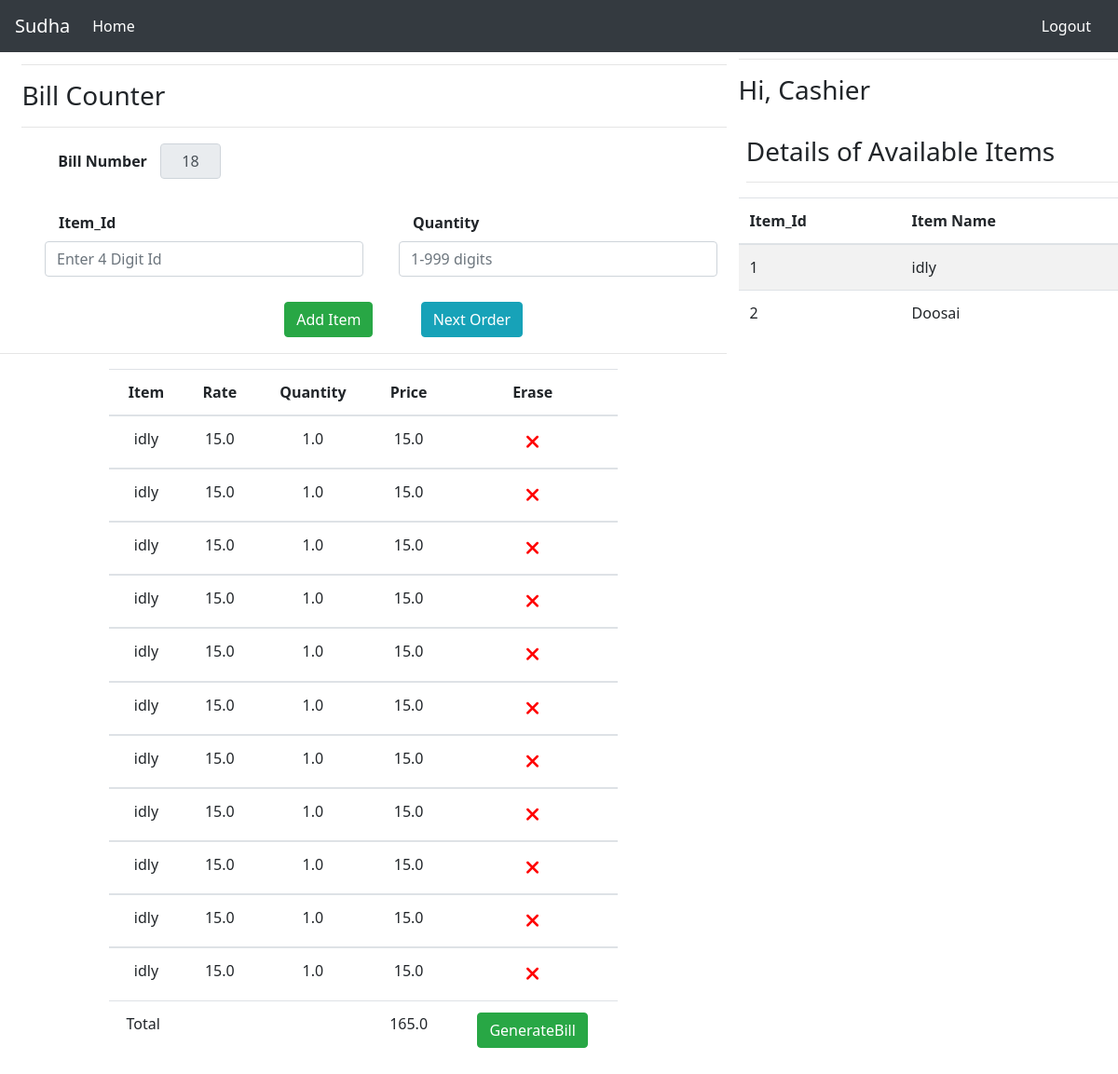
Page /cashier/search/ (signed in) on the earlier database version.
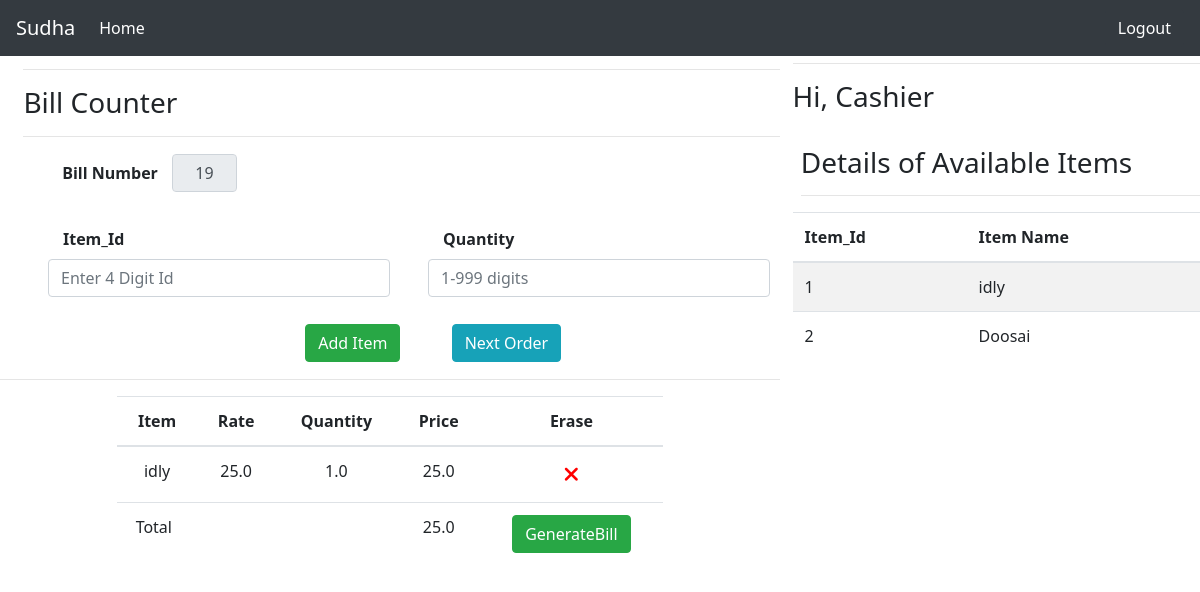
Same page on the later database version.
### accounts/models.py (models this page shows)
class CompanyDetails(models.Model):
    Code = models.CharField(unique =True,max_length=30)
    Company_name = models.CharField(max_length=30)
    Owner_Email_Address = models.CharField(max_length=50)
    AdminPass = models.CharField(max_length=50)
    def __str__(self):
        return self.Company_name

### adminw/models.py (models this page shows, shortened)
class Items(models.Model):
    user = models.ForeignKey(User,on_delete=models.CASCADE,default='')
    Product_Id = models.IntegerField()
    Product_name = models.CharField(max_length=30)
    Price = models.FloatField()

### cashier/models.py (models this page shows, shortened)
class Sales(models.Model):
    user = models.ForeignKey(User,on_delete=models.CASCADE,default='')
    Product_name = models.CharField(max_length=30)
    Price = models.FloatField()
    Quantity = models.FloatField()
    Total = models.FloatField()

### cashier/views.py (the view, shortened to what this page needs)
# urls.py: path('search/',views.search,name='search'),
@login_required(login_url='/accounts/login')
def search(request):
    user=request.user
    test1  = request.user.username
    print ('user',user)
    c = CompanyDetails.objects.filter(Code= test1).first()
    print('shop',c)
    """ args=SalesDetails.objects.filter(user=user)
    t=args.aggregate(Max('BillNo'))
    t1=t['BillNo__max']
    bill = t1 #Maximum Value
    print('The acutal max is',t['BillNo__max'])
    ########################################################################
    if t['BillNo__max'] is None:
        bill = 1
        print('super')
        print(bill) """
    """
    else:
        bill = t1+1
        print('Bill',bill)"""
    sales =Sales.objects.filter(user=user)
    checking = Sales.objects.filter(user=user).aggregate(Sum('Total'))
    print (checking)
    items=Items.objects.filter(user=request.user).order_by('Product_Id')
    args=Bill.objects.filter(user=user)
    t=args.aggregate(Max('BillNumber'))
    t1=t['BillNumber__max']
    bill = t1
    context = {
        'sales':sales,
        'checking':checking,
        'shop' :c,
        'items':items,
        'bill': bill
    }
    return render(request,'search.html',context)

### templates/search.html (shortened to what this page needs)
{% extends "base.html" %}
{% block content%}
{% load static %}
<link rel="stylesheet" href="{% static 'css/csearch.css'%}">
<nav class="navbar navbar-expand-lg navbar-dark bg-dark" style="position: fixed; width: 100%;">
    <a class="navbar-brand mb-0 h1" href="{% url 'twolink' %}">{{shop}}</a>
    <div class="collapse navbar-collapse" id="navbarSupportedContent">
        <ul class="navbar-nav mr-auto">
            <li class="nav-item active">
                <a class="nav-link" href="{% url 'twolink' %}"> Home<span class="sr-only">(current)</span></a>
            </li>
            <li class="nav-item active">
                <a class="nav-link" href="#"><span class="sr-only">(current)</span></a>
            </li>
        </ul>
        <form class="form-inline my-2 my-lg-0">
            <a href="{% url 'login' %}" class="btn btn-dark my-2 my-sm-0" type="submit"> Logout</a>
        </form>
    </div>
</nav>
<div class="wrap">
    <div class="box1">
        <div class='righti'>
            <hr>
            <h3> Hi, Cashier </h3>
            <div style=" padding-left: 2%; font-family: 'Segoe UI', Tahoma, Geneva, Verdana, sans-serif;">
                <br>
                <h3>Details of Available Items</h3>
                <hr>
            </div>
            <div class='top'>
                <table class="table table-striped">
                    <thead>
                        <tr>
                            <th scope="col">Item_Id</th>
                            <th scope="col"> Item Name</th>
                        </tr>
                    </thead>
                    <tbody>
                        {%for item in items%}
                        <tr scope="row">
                            <td> {{ item.Product_Id }}</td>
                            <td>{{ item.Product_name }}</td>
                        </tr>
                        {% endfor %}
                    </tbody>
                </table>
            </div>
        </div>
    </div>
    <div class="box2" id='lefti'>
        <form action="" method="post">
            <div style="margin-left: 3%;">
                <hr id='hidden'>
                <h3 id='hidden'>Bill Counter</h3>
                <hr id='hidden'>
                <table style="margin-left: 5%;">
                    <thead>
                        <tr>
                            <th id='bill'>Bill Number &nbsp;&nbsp; </th>
                            <th><input id='bi' value={{bill}} class="form-control"
                                    style="width: 25%; text-align: center;" readonly>
                            </th>
                        </tr>
                    </thead>
                </table>
            </div>
            <br>
            <div class="grid-container">
                <div class="form-group">
                    <label for="ab" class="control-label col-sm-2"> <strong> Item_Id </strong></label>
                    <div class="col-sm-16">
                        <input type="text" class="form-control" id='ab' pattern="\d*" maxlength="4" name="id"
                            placeholder='Enter 4 Digit Id' required>
                    </div>
                </div>
                <div class="form-group">
                    <label for="bc" class="control-label col-sm-2"><strong>Quantity</strong></label>
                    <div class="col-sm-16">
                        <input type="text" class="form-control" id='bc' pattern="\d*" maxlength="3" name="quant"
                            placeholder='1-999 digits' required>
                    </div>
                </div>
            </div>
            <table class='next'>
                <thead>
                    <tr>
                        <th id='b1'> <input type="submit" value="Add Item" class="btn btn-success"></th>
                        <th></th>
                        <th id='b2'> <a href="{% url 'search' %}" class="btn btn-info"> Next Order </a></th>
                    </tr>
                </thead>
            </table>
            <hr>
        </form>
        <div class="right-table">
                <table class="table" style="text-align: center;" id='bottom'>
                    <thead class="table -info">
                        <tr>
                            <th scope="col">Item</th>
                            <th scope="col">Rate</th>
                            <th scope="col">Quantity</th>
                            <th scope="col">Price</th>
                            <th scope="col">Erase</th>
                    </thead>
                    {%for item in sales%}
                    <tbody>
                        <tr>
                            <td>{{ item.Product_name }}</td>
                            <td>{{ item.Price }}</td>
                            <td>{{ item.Quantity }}</td>
                            <td>{{ item.Total }}</td>
                            <td><a href="{% url 'remove' item.id %}"
                                    style="font-size: 130%; color: red; text-align: center;"> <i
                                        class="fas fa-times"></i></a></td>
                        </tr>
                        {% endfor %}
                        <tr>
                            {% if checking.Total__sum is empty %}
                            {% else %}
                            <td style="padding-left: 1%;"> Total </td>
                            <td></td>
                            <td></td>
                            <td> {{checking.Total__sum}} </td>
                            <td>
                                <form action="{% url 'export' %}" method='POST'>
                                    <input type="submit" value="GenerateBill" class="btn btn-success">
                                </form>
                            </td> {% endif %}
                        </tr>
                    </tbody>
                </table>
        </div>
    </div>
</div>
{% endblock %}

### templates/base.html (shortened to what this page needs)
<!DOCTYPE html>
<html lang="en">
<head>
    {% load static %}
    {% load static %}
    <link rel="stylesheet" href="https://maxcdn.bootstrapcdn.com/bootstrap/4.0.0/css/bootstrap.min.css">
    <link rel="stylesheet" href="https://stackpath.bootstrapcdn.com/bootstrap/4.3.1/css/bootstrap.min.css">
</head>
<body>
    {% block content %}
    {% endblock %}
</body>
</html>

### static/css/csearch.css (style rules this page uses)
.wrap { display:flex; }
.righti { margin-left: 3%; margin-top: 15%; }
label { font-family:'Segoe UI', Tahoma, Geneva, Verdana, sans-serif; }
.grid-container { display: grid; grid-template-columns: auto auto; padding: 10px; }
.grid-container > div { border: 1px rgb(243, 236, 236); padding-left: 10%; }
.next { margin-left: 39%; }
body { font-family:'Segoe UI', Tahoma, Geneva, Verdana, sans-serif; }

### templates/search.html (style rules this page uses)
.box1 { width: 35%; overflow: scroll; order: 2; }
.box2 { width: 65%; overflow: scroll; order:1; }
.wrap { margin: 0; }
#b2 { padding-left: 23%; }
#lefti { margin-top: 3%; }
.right-table { width: 70%; margin-left: 15%; }

Differences in the rows shown:
removed Sales: Product_name "idly", Price "15.0", Quantity "1.0", Total "15.0"
removed Sales: Product_name "idly", Price "15.0", Quantity "1.0", Total "15.0"
removed Sales: Product_name "idly", Price "15.0", Quantity "1.0", Total "15.0"
removed Sales: Product_name "idly", Price "15.0", Quantity "1.0", Total "15.0"
removed Sales: Product_name "idly", Price "15.0", Quantity "1.0", Total "15.0"
removed Sales: Product_name "idly", Price "15.0", Quantity "1.0", Total "15.0"
removed Sales: Product_name "idly", Price "15.0", Quantity "1.0", Total "15.0"
removed Sales: Product_name "idly", Price "15.0", Quantity "1.0", Total "15.0"
removed Sales: Product_name "idly", Price "15.0", Quantity "1.0", Total "15.0"
removed Sales: Product_name "idly", Price "15.0", Quantity "1.0", Total "15.0"
removed Sales: Product_name "idly", Price "15.0", Quantity "1.0", Total "15.0"
added Sales: Product_name "idly", Price "25.0", Quantity "1.0", Total "25.0"
Other differences:
form field bill: "18" → "19"
{{ checking.Total__sum }}: "165.0" → "25.0"
